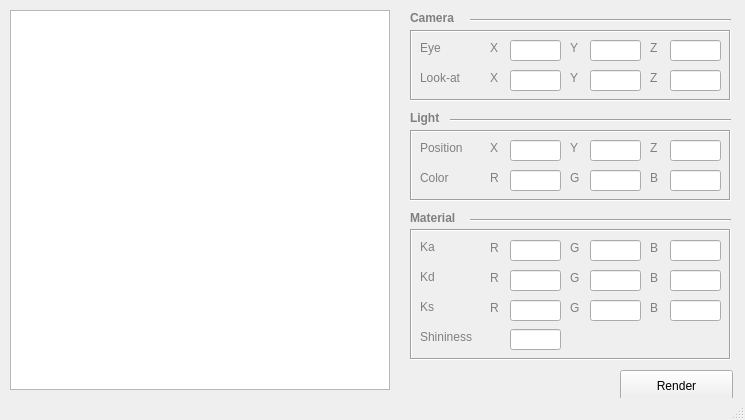
<?xml version="1.0" encoding="UTF-8"?>
<ui version="4.0">
 <class>MainWindow</class>
 <widget class="QMainWindow" name="MainWindow">
  <property name="geometry">
   <rect>
    <x>0</x>
    <y>0</y>
    <width>745</width>
    <height>420</height>
   </rect>
  </property>
  <property name="windowTitle">
   <string>MainWindow</string>
  </property>
  <widget class="QWidget" name="centralWidget">
   <widget class="QGraphicsView" name="graphicsView">
    <property name="geometry">
     <rect>
      <x>10</x>
      <y>10</y>
      <width>380</width>
      <height>380</height>
     </rect>
    </property>
   </widget>
   <widget class="QLineEdit" name="eye_x">
    <property name="geometry">
     <rect>
      <x>510</x>
      <y>40</y>
      <width>51</width>
      <height>21</height>
     </rect>
    </property>
    <property name="mouseTracking">
     <bool>true</bool>
    </property>
    <property name="focusPolicy">
     <enum>Qt::StrongFocus</enum>
    </property>
    <property name="text">
     <string/>
    </property>
   </widget>
   <widget class="QPushButton" name="pushButton">
    <property name="geometry">
     <rect>
      <x>620</x>
      <y>370</y>
      <width>113</width>
      <height>32</height>
     </rect>
    </property>
    <property name="text">
     <string>Render</string>
    </property>
   </widget>
   <widget class="QLineEdit" name="eye_y">
    <property name="geometry">
     <rect>
      <x>590</x>
      <y>40</y>
      <width>51</width>
      <height>21</height>
     </rect>
    </property>
   </widget>
   <widget class="QLineEdit" name="eye_z">
    <property name="geometry">
     <rect>
      <x>670</x>
      <y>40</y>
      <width>51</width>
      <height>21</height>
     </rect>
    </property>
   </widget>
   <widget class="QLineEdit" name="at_x">
    <property name="geometry">
     <rect>
      <x>510</x>
      <y>70</y>
      <width>51</width>
      <height>21</height>
     </rect>
    </property>
   </widget>
   <widget class="QLineEdit" name="at_y">
    <property name="geometry">
     <rect>
      <x>590</x>
      <y>70</y>
      <width>51</width>
      <height>21</height>
     </rect>
    </property>
   </widget>
   <widget class="QLineEdit" name="at_z">
    <property name="geometry">
     <rect>
      <x>670</x>
      <y>70</y>
      <width>51</width>
      <height>21</height>
     </rect>
    </property>
   </widget>
   <widget class="QLineEdit" name="light_pos_x">
    <property name="geometry">
     <rect>
      <x>510</x>
      <y>140</y>
      <width>51</width>
      <height>21</height>
     </rect>
    </property>
   </widget>
   <widget class="QLineEdit" name="light_pos_y">
    <property name="geometry">
     <rect>
      <x>590</x>
      <y>140</y>
      <width>51</width>
      <height>21</height>
     </rect>
    </property>
   </widget>
   <widget class="QLineEdit" name="light_pos_z">
    <property name="geometry">
     <rect>
      <x>670</x>
      <y>140</y>
      <width>51</width>
      <height>21</height>
     </rect>
    </property>
    <property name="cursor">
     <cursorShape>ArrowCursor</cursorShape>
    </property>
   </widget>
   <widget class="QLineEdit" name="light_comp_red">
    <property name="geometry">
     <rect>
      <x>510</x>
      <y>170</y>
      <width>51</width>
      <height>21</height>
     </rect>
    </property>
   </widget>
   <widget class="QLineEdit" name="light_comp_green">
    <property name="geometry">
     <rect>
      <x>590</x>
      <y>170</y>
      <width>51</width>
      <height>21</height>
     </rect>
    </property>
   </widget>
   <widget class="QLineEdit" name="light_comp_blue">
    <property name="geometry">
     <rect>
      <x>670</x>
      <y>170</y>
      <width>51</width>
      <height>21</height>
     </rect>
    </property>
   </widget>
   <widget class="QLineEdit" name="ka_red">
    <property name="geometry">
     <rect>
      <x>510</x>
      <y>240</y>
      <width>51</width>
      <height>21</height>
     </rect>
    </property>
   </widget>
   <widget class="QLineEdit" name="ka_green">
    <property name="geometry">
     <rect>
      <x>590</x>
      <y>240</y>
      <width>51</width>
      <height>21</height>
     </rect>
    </property>
   </widget>
   <widget class="QLineEdit" name="ka_blue">
    <property name="geometry">
     <rect>
      <x>670</x>
      <y>240</y>
      <width>51</width>
      <height>21</height>
     </rect>
    </property>
   </widget>
   <widget class="QLineEdit" name="kd_red">
    <property name="geometry">
     <rect>
      <x>510</x>
      <y>270</y>
      <width>51</width>
      <height>21</height>
     </rect>
    </property>
   </widget>
   <widget class="QLineEdit" name="kd_green">
    <property name="geometry">
     <rect>
      <x>590</x>
      <y>270</y>
      <width>51</width>
      <height>21</height>
     </rect>
    </property>
   </widget>
   <widget class="QLineEdit" name="kd_blue">
    <property name="geometry">
     <rect>
      <x>670</x>
      <y>270</y>
      <width>51</width>
      <height>21</height>
     </rect>
    </property>
   </widget>
   <widget class="QLineEdit" name="ks_red">
    <property name="geometry">
     <rect>
      <x>510</x>
      <y>300</y>
      <width>51</width>
      <height>21</height>
     </rect>
    </property>
   </widget>
   <widget class="QLineEdit" name="ks_green">
    <property name="geometry">
     <rect>
      <x>590</x>
      <y>300</y>
      <width>51</width>
      <height>21</height>
     </rect>
    </property>
   </widget>
   <widget class="QLineEdit" name="ks_blue">
    <property name="geometry">
     <rect>
      <x>670</x>
      <y>300</y>
      <width>51</width>
      <height>21</height>
     </rect>
    </property>
   </widget>
   <widget class="Line" name="line">
    <property name="geometry">
     <rect>
      <x>470</x>
      <y>10</y>
      <width>261</width>
      <height>20</height>
     </rect>
    </property>
    <property name="orientation">
     <enum>Qt::Horizontal</enum>
    </property>
   </widget>
   <widget class="QLabel" name="label">
    <property name="geometry">
     <rect>
      <x>410</x>
      <y>10</y>
      <width>51</width>
      <height>16</height>
     </rect>
    </property>
    <property name="font">
     <font>
      <weight>75</weight>
      <italic>false</italic>
      <bold>true</bold>
      <strikeout>false</strikeout>
     </font>
    </property>
    <property name="text">
     <string>&lt;html&gt;&lt;head/&gt;&lt;body&gt;&lt;p&gt;&lt;span style=&quot; color:#808080;&quot;&gt;Camera&lt;/span&gt;&lt;/p&gt;&lt;/body&gt;&lt;/html&gt;</string>
    </property>
   </widget>
   <widget class="QLabel" name="label_2">
    <property name="geometry">
     <rect>
      <x>420</x>
      <y>40</y>
      <width>59</width>
      <height>16</height>
     </rect>
    </property>
    <property name="text">
     <string>&lt;html&gt;&lt;head/&gt;&lt;body&gt;&lt;p&gt;&lt;span style=&quot; color:#808080;&quot;&gt;Eye &lt;/span&gt;&lt;/p&gt;&lt;/body&gt;&lt;/html&gt;</string>
    </property>
   </widget>
   <widget class="QLabel" name="label_3">
    <property name="geometry">
     <rect>
      <x>490</x>
      <y>40</y>
      <width>16</width>
      <height>16</height>
     </rect>
    </property>
    <property name="text">
     <string>&lt;html&gt;&lt;head/&gt;&lt;body&gt;&lt;p&gt;&lt;span style=&quot; color:#808080;&quot;&gt;X&lt;/span&gt;&lt;/p&gt;&lt;/body&gt;&lt;/html&gt;</string>
    </property>
   </widget>
   <widget class="QLabel" name="label_4">
    <property name="geometry">
     <rect>
      <x>570</x>
      <y>40</y>
      <width>21</width>
      <height>16</height>
     </rect>
    </property>
    <property name="text">
     <string>&lt;html&gt;&lt;head/&gt;&lt;body&gt;&lt;p&gt;&lt;span style=&quot; color:#808080;&quot;&gt;Y&lt;/span&gt;&lt;/p&gt;&lt;/body&gt;&lt;/html&gt;</string>
    </property>
   </widget>
   <widget class="QLabel" name="label_5">
    <property name="geometry">
     <rect>
      <x>650</x>
      <y>40</y>
      <width>21</width>
      <height>16</height>
     </rect>
    </property>
    <property name="text">
     <string>&lt;html&gt;&lt;head/&gt;&lt;body&gt;&lt;p&gt;&lt;span style=&quot; color:#808080;&quot;&gt;Z &lt;/span&gt;&lt;/p&gt;&lt;/body&gt;&lt;/html&gt;</string>
    </property>
   </widget>
   <widget class="Line" name="line_3">
    <property name="geometry">
     <rect>
      <x>450</x>
      <y>110</y>
      <width>281</width>
      <height>20</height>
     </rect>
    </property>
    <property name="orientation">
     <enum>Qt::Horizontal</enum>
    </property>
   </widget>
   <widget class="QLabel" name="label_6">
    <property name="geometry">
     <rect>
      <x>420</x>
      <y>70</y>
      <width>59</width>
      <height>16</height>
     </rect>
    </property>
    <property name="text">
     <string>&lt;html&gt;&lt;head/&gt;&lt;body&gt;&lt;p&gt;&lt;span style=&quot; color:#808080;&quot;&gt;Look-at&lt;/span&gt;&lt;/p&gt;&lt;/body&gt;&lt;/html&gt;</string>
    </property>
   </widget>
   <widget class="QLabel" name="label_7">
    <property name="geometry">
     <rect>
      <x>490</x>
      <y>70</y>
      <width>21</width>
      <height>16</height>
     </rect>
    </property>
    <property name="text">
     <string>&lt;html&gt;&lt;head/&gt;&lt;body&gt;&lt;p&gt;&lt;span style=&quot; color:#808080;&quot;&gt;X&lt;/span&gt;&lt;/p&gt;&lt;/body&gt;&lt;/html&gt;</string>
    </property>
   </widget>
   <widget class="QLabel" name="label_8">
    <property name="geometry">
     <rect>
      <x>570</x>
      <y>70</y>
      <width>21</width>
      <height>16</height>
     </rect>
    </property>
    <property name="text">
     <string>&lt;html&gt;&lt;head/&gt;&lt;body&gt;&lt;p&gt;&lt;span style=&quot; color:#808080;&quot;&gt;Y&lt;/span&gt;&lt;/p&gt;&lt;/body&gt;&lt;/html&gt;</string>
    </property>
   </widget>
   <widget class="QLabel" name="label_9">
    <property name="geometry">
     <rect>
      <x>650</x>
      <y>70</y>
      <width>21</width>
      <height>16</height>
     </rect>
    </property>
    <property name="text">
     <string>&lt;html&gt;&lt;head/&gt;&lt;body&gt;&lt;p&gt;&lt;span style=&quot; color:#808080;&quot;&gt;Z &lt;/span&gt;&lt;/p&gt;&lt;/body&gt;&lt;/html&gt;</string>
    </property>
   </widget>
   <widget class="QLabel" name="label_10">
    <property name="geometry">
     <rect>
      <x>410</x>
      <y>110</y>
      <width>41</width>
      <height>16</height>
     </rect>
    </property>
    <property name="text">
     <string>&lt;html&gt;&lt;head/&gt;&lt;body&gt;&lt;p&gt;&lt;span style=&quot; font-weight:600; color:#808080;&quot;&gt;Light&lt;/span&gt;&lt;/p&gt;&lt;/body&gt;&lt;/html&gt;</string>
    </property>
   </widget>
   <widget class="QLabel" name="label_11">
    <property name="geometry">
     <rect>
      <x>490</x>
      <y>140</y>
      <width>21</width>
      <height>16</height>
     </rect>
    </property>
    <property name="text">
     <string>&lt;html&gt;&lt;head/&gt;&lt;body&gt;&lt;p&gt;&lt;span style=&quot; color:#808080;&quot;&gt;X&lt;/span&gt;&lt;/p&gt;&lt;/body&gt;&lt;/html&gt;</string>
    </property>
   </widget>
   <widget class="QLabel" name="label_12">
    <property name="geometry">
     <rect>
      <x>570</x>
      <y>140</y>
      <width>21</width>
      <height>16</height>
     </rect>
    </property>
    <property name="text">
     <string>&lt;html&gt;&lt;head/&gt;&lt;body&gt;&lt;p&gt;&lt;span style=&quot; color:#808080;&quot;&gt;Y&lt;/span&gt;&lt;/p&gt;&lt;/body&gt;&lt;/html&gt;</string>
    </property>
   </widget>
   <widget class="QLabel" name="label_13">
    <property name="geometry">
     <rect>
      <x>650</x>
      <y>140</y>
      <width>21</width>
      <height>16</height>
     </rect>
    </property>
    <property name="text">
     <string>&lt;html&gt;&lt;head/&gt;&lt;body&gt;&lt;p&gt;&lt;span style=&quot; color:#808080;&quot;&gt;Z &lt;/span&gt;&lt;/p&gt;&lt;/body&gt;&lt;/html&gt;</string>
    </property>
   </widget>
   <widget class="QLabel" name="label_14">
    <property name="geometry">
     <rect>
      <x>490</x>
      <y>170</y>
      <width>21</width>
      <height>16</height>
     </rect>
    </property>
    <property name="text">
     <string>&lt;html&gt;&lt;head/&gt;&lt;body&gt;&lt;p&gt;&lt;span style=&quot; color:#808080;&quot;&gt;R&lt;/span&gt;&lt;/p&gt;&lt;/body&gt;&lt;/html&gt;</string>
    </property>
   </widget>
   <widget class="QLabel" name="label_15">
    <property name="geometry">
     <rect>
      <x>570</x>
      <y>170</y>
      <width>21</width>
      <height>16</height>
     </rect>
    </property>
    <property name="text">
     <string>&lt;html&gt;&lt;head/&gt;&lt;body&gt;&lt;p&gt;&lt;span style=&quot; color:#808080;&quot;&gt;G&lt;/span&gt;&lt;/p&gt;&lt;/body&gt;&lt;/html&gt;</string>
    </property>
   </widget>
   <widget class="QLabel" name="label_16">
    <property name="geometry">
     <rect>
      <x>650</x>
      <y>170</y>
      <width>21</width>
      <height>16</height>
     </rect>
    </property>
    <property name="text">
     <string>&lt;html&gt;&lt;head/&gt;&lt;body&gt;&lt;p&gt;&lt;span style=&quot; color:#808080;&quot;&gt;B&lt;/span&gt;&lt;/p&gt;&lt;/body&gt;&lt;/html&gt;</string>
    </property>
   </widget>
   <widget class="QLabel" name="label_17">
    <property name="geometry">
     <rect>
      <x>410</x>
      <y>210</y>
      <width>61</width>
      <height>16</height>
     </rect>
    </property>
    <property name="text">
     <string>&lt;html&gt;&lt;head/&gt;&lt;body&gt;&lt;p&gt;&lt;span style=&quot; font-weight:600; color:#808080;&quot;&gt;Material&lt;/span&gt;&lt;/p&gt;&lt;/body&gt;&lt;/html&gt;</string>
    </property>
   </widget>
   <widget class="Line" name="line_5">
    <property name="geometry">
     <rect>
      <x>470</x>
      <y>210</y>
      <width>261</width>
      <height>21</height>
     </rect>
    </property>
    <property name="orientation">
     <enum>Qt::Horizontal</enum>
    </property>
   </widget>
   <widget class="QFrame" name="frame">
    <property name="geometry">
     <rect>
      <x>410</x>
      <y>229</y>
      <width>321</width>
      <height>131</height>
     </rect>
    </property>
    <property name="frameShape">
     <enum>QFrame::Box</enum>
    </property>
    <property name="frameShadow">
     <enum>QFrame::Sunken</enum>
    </property>
    <widget class="QLabel" name="label_29">
     <property name="geometry">
      <rect>
       <x>10</x>
       <y>10</y>
       <width>21</width>
       <height>16</height>
      </rect>
     </property>
     <property name="text">
      <string>&lt;html&gt;&lt;head/&gt;&lt;body&gt;&lt;p&gt;&lt;span style=&quot; color:#808080;&quot;&gt;Ka&lt;/span&gt;&lt;/p&gt;&lt;/body&gt;&lt;/html&gt;</string>
     </property>
    </widget>
    <widget class="QLabel" name="label_30">
     <property name="geometry">
      <rect>
       <x>10</x>
       <y>40</y>
       <width>21</width>
       <height>16</height>
      </rect>
     </property>
     <property name="text">
      <string>&lt;html&gt;&lt;head/&gt;&lt;body&gt;&lt;p&gt;&lt;span style=&quot; color:#808080;&quot;&gt;Kd&lt;/span&gt;&lt;/p&gt;&lt;/body&gt;&lt;/html&gt;</string>
     </property>
    </widget>
    <widget class="QLabel" name="label_31">
     <property name="geometry">
      <rect>
       <x>10</x>
       <y>70</y>
       <width>21</width>
       <height>16</height>
      </rect>
     </property>
     <property name="text">
      <string>&lt;html&gt;&lt;head/&gt;&lt;body&gt;&lt;p&gt;&lt;span style=&quot; color:#808080;&quot;&gt;Ks&lt;/span&gt;&lt;/p&gt;&lt;/body&gt;&lt;/html&gt;</string>
     </property>
    </widget>
    <widget class="QLabel" name="label_32">
     <property name="geometry">
      <rect>
       <x>10</x>
       <y>100</y>
       <width>59</width>
       <height>16</height>
      </rect>
     </property>
     <property name="text">
      <string>&lt;html&gt;&lt;head/&gt;&lt;body&gt;&lt;p&gt;&lt;span style=&quot; color:#808080;&quot;&gt;Shininess&lt;/span&gt;&lt;/p&gt;&lt;/body&gt;&lt;/html&gt;</string>
     </property>
    </widget>
    <widget class="QLineEdit" name="shininess">
     <property name="geometry">
      <rect>
       <x>100</x>
       <y>100</y>
       <width>51</width>
       <height>21</height>
      </rect>
     </property>
    </widget>
   </widget>
   <widget class="QFrame" name="frame_2">
    <property name="geometry">
     <rect>
      <x>410</x>
      <y>130</y>
      <width>321</width>
      <height>71</height>
     </rect>
    </property>
    <property name="frameShape">
     <enum>QFrame::Box</enum>
    </property>
    <property name="frameShadow">
     <enum>QFrame::Sunken</enum>
    </property>
    <widget class="QLabel" name="label_18">
     <property name="geometry">
      <rect>
       <x>10</x>
       <y>40</y>
       <width>41</width>
       <height>16</height>
      </rect>
     </property>
     <property name="text">
      <string>&lt;html&gt;&lt;head/&gt;&lt;body&gt;&lt;p&gt;&lt;span style=&quot; color:#808080;&quot;&gt;Color&lt;/span&gt;&lt;/p&gt;&lt;/body&gt;&lt;/html&gt;</string>
     </property>
    </widget>
    <widget class="QLabel" name="label_19">
     <property name="geometry">
      <rect>
       <x>10</x>
       <y>10</y>
       <width>51</width>
       <height>16</height>
      </rect>
     </property>
     <property name="text">
      <string>&lt;html&gt;&lt;head/&gt;&lt;body&gt;&lt;p&gt;&lt;span style=&quot; color:#808080;&quot;&gt;Position&lt;/span&gt;&lt;/p&gt;&lt;/body&gt;&lt;/html&gt;</string>
     </property>
    </widget>
   </widget>
   <widget class="QFrame" name="frame_3">
    <property name="geometry">
     <rect>
      <x>410</x>
      <y>30</y>
      <width>321</width>
      <height>71</height>
     </rect>
    </property>
    <property name="frameShape">
     <enum>QFrame::Box</enum>
    </property>
    <property name="frameShadow">
     <enum>QFrame::Sunken</enum>
    </property>
   </widget>
   <widget class="QLabel" name="label_20">
    <property name="geometry">
     <rect>
      <x>490</x>
      <y>240</y>
      <width>21</width>
      <height>16</height>
     </rect>
    </property>
    <property name="text">
     <string>&lt;html&gt;&lt;head/&gt;&lt;body&gt;&lt;p&gt;&lt;span style=&quot; color:#808080;&quot;&gt;R&lt;/span&gt;&lt;/p&gt;&lt;/body&gt;&lt;/html&gt;</string>
    </property>
   </widget>
   <widget class="QLabel" name="label_21">
    <property name="geometry">
     <rect>
      <x>490</x>
      <y>270</y>
      <width>21</width>
      <height>16</height>
     </rect>
    </property>
    <property name="text">
     <string>&lt;html&gt;&lt;head/&gt;&lt;body&gt;&lt;p&gt;&lt;span style=&quot; color:#808080;&quot;&gt;R&lt;/span&gt;&lt;/p&gt;&lt;/body&gt;&lt;/html&gt;</string>
    </property>
   </widget>
   <widget class="QLabel" name="label_22">
    <property name="geometry">
     <rect>
      <x>490</x>
      <y>300</y>
      <width>21</width>
      <height>16</height>
     </rect>
    </property>
    <property name="text">
     <string>&lt;html&gt;&lt;head/&gt;&lt;body&gt;&lt;p&gt;&lt;span style=&quot; color:#808080;&quot;&gt;R&lt;/span&gt;&lt;/p&gt;&lt;/body&gt;&lt;/html&gt;</string>
    </property>
   </widget>
   <widget class="QLabel" name="label_23">
    <property name="geometry">
     <rect>
      <x>570</x>
      <y>240</y>
      <width>21</width>
      <height>16</height>
     </rect>
    </property>
    <property name="text">
     <string>&lt;html&gt;&lt;head/&gt;&lt;body&gt;&lt;p&gt;&lt;span style=&quot; color:#808080;&quot;&gt;G&lt;/span&gt;&lt;/p&gt;&lt;/body&gt;&lt;/html&gt;</string>
    </property>
   </widget>
   <widget class="QLabel" name="label_24">
    <property name="geometry">
     <rect>
      <x>570</x>
      <y>270</y>
      <width>21</width>
      <height>16</height>
     </rect>
    </property>
    <property name="text">
     <string>&lt;html&gt;&lt;head/&gt;&lt;body&gt;&lt;p&gt;&lt;span style=&quot; color:#808080;&quot;&gt;G&lt;/span&gt;&lt;/p&gt;&lt;/body&gt;&lt;/html&gt;</string>
    </property>
   </widget>
   <widget class="QLabel" name="label_25">
    <property name="geometry">
     <rect>
      <x>570</x>
      <y>300</y>
      <width>21</width>
      <height>16</height>
     </rect>
    </property>
    <property name="text">
     <string>&lt;html&gt;&lt;head/&gt;&lt;body&gt;&lt;p&gt;&lt;span style=&quot; color:#808080;&quot;&gt;G&lt;/span&gt;&lt;/p&gt;&lt;/body&gt;&lt;/html&gt;</string>
    </property>
   </widget>
   <widget class="QLabel" name="label_26">
    <property name="geometry">
     <rect>
      <x>650</x>
      <y>240</y>
      <width>21</width>
      <height>16</height>
     </rect>
    </property>
    <property name="text">
     <string>&lt;html&gt;&lt;head/&gt;&lt;body&gt;&lt;p&gt;&lt;span style=&quot; color:#808080;&quot;&gt;B&lt;/span&gt;&lt;/p&gt;&lt;/body&gt;&lt;/html&gt;</string>
    </property>
   </widget>
   <widget class="QLabel" name="label_27">
    <property name="geometry">
     <rect>
      <x>650</x>
      <y>270</y>
      <width>21</width>
      <height>16</height>
     </rect>
    </property>
    <property name="text">
     <string>&lt;html&gt;&lt;head/&gt;&lt;body&gt;&lt;p&gt;&lt;span style=&quot; color:#808080;&quot;&gt;B&lt;/span&gt;&lt;/p&gt;&lt;/body&gt;&lt;/html&gt;</string>
    </property>
   </widget>
   <widget class="QLabel" name="label_28">
    <property name="geometry">
     <rect>
      <x>650</x>
      <y>300</y>
      <width>21</width>
      <height>16</height>
     </rect>
    </property>
    <property name="text">
     <string>&lt;html&gt;&lt;head/&gt;&lt;body&gt;&lt;p&gt;&lt;span style=&quot; color:#808080;&quot;&gt;B&lt;/span&gt;&lt;/p&gt;&lt;/body&gt;&lt;/html&gt;</string>
    </property>
   </widget>
   <zorder>frame</zorder>
   <zorder>frame_2</zorder>
   <zorder>frame_3</zorder>
   <zorder>graphicsView</zorder>
   <zorder>eye_x</zorder>
   <zorder>pushButton</zorder>
   <zorder>eye_y</zorder>
   <zorder>eye_z</zorder>
   <zorder>at_x</zorder>
   <zorder>at_y</zorder>
   <zorder>at_z</zorder>
   <zorder>light_pos_x</zorder>
   <zorder>light_pos_y</zorder>
   <zorder>light_pos_z</zorder>
   <zorder>light_comp_red</zorder>
   <zorder>light_comp_green</zorder>
   <zorder>light_comp_blue</zorder>
   <zorder>ka_red</zorder>
   <zorder>ka_green</zorder>
   <zorder>ka_blue</zorder>
   <zorder>kd_red</zorder>
   <zorder>kd_green</zorder>
   <zorder>kd_blue</zorder>
   <zorder>ks_red</zorder>
   <zorder>ks_green</zorder>
   <zorder>ks_blue</zorder>
   <zorder>line</zorder>
   <zorder>label</zorder>
   <zorder>label_2</zorder>
   <zorder>label_3</zorder>
   <zorder>label_4</zorder>
   <zorder>label_5</zorder>
   <zorder>line_3</zorder>
   <zorder>label_6</zorder>
   <zorder>label_7</zorder>
   <zorder>label_8</zorder>
   <zorder>label_9</zorder>
   <zorder>label_10</zorder>
   <zorder>label_11</zorder>
   <zorder>label_12</zorder>
   <zorder>label_13</zorder>
   <zorder>label_14</zorder>
   <zorder>label_15</zorder>
   <zorder>label_16</zorder>
   <zorder>label_17</zorder>
   <zorder>line_5</zorder>
   <zorder>label_20</zorder>
   <zorder>label_21</zorder>
   <zorder>label_22</zorder>
   <zorder>label_23</zorder>
   <zorder>label_24</zorder>
   <zorder>label_25</zorder>
   <zorder>label_26</zorder>
   <zorder>label_27</zorder>
   <zorder>label_28</zorder>
  </widget>
  <widget class="QStatusBar" name="statusBar"/>
 </widget>
 <layoutdefault spacing="6" margin="11"/>
 <resources/>
 <connections/>
</ui>
